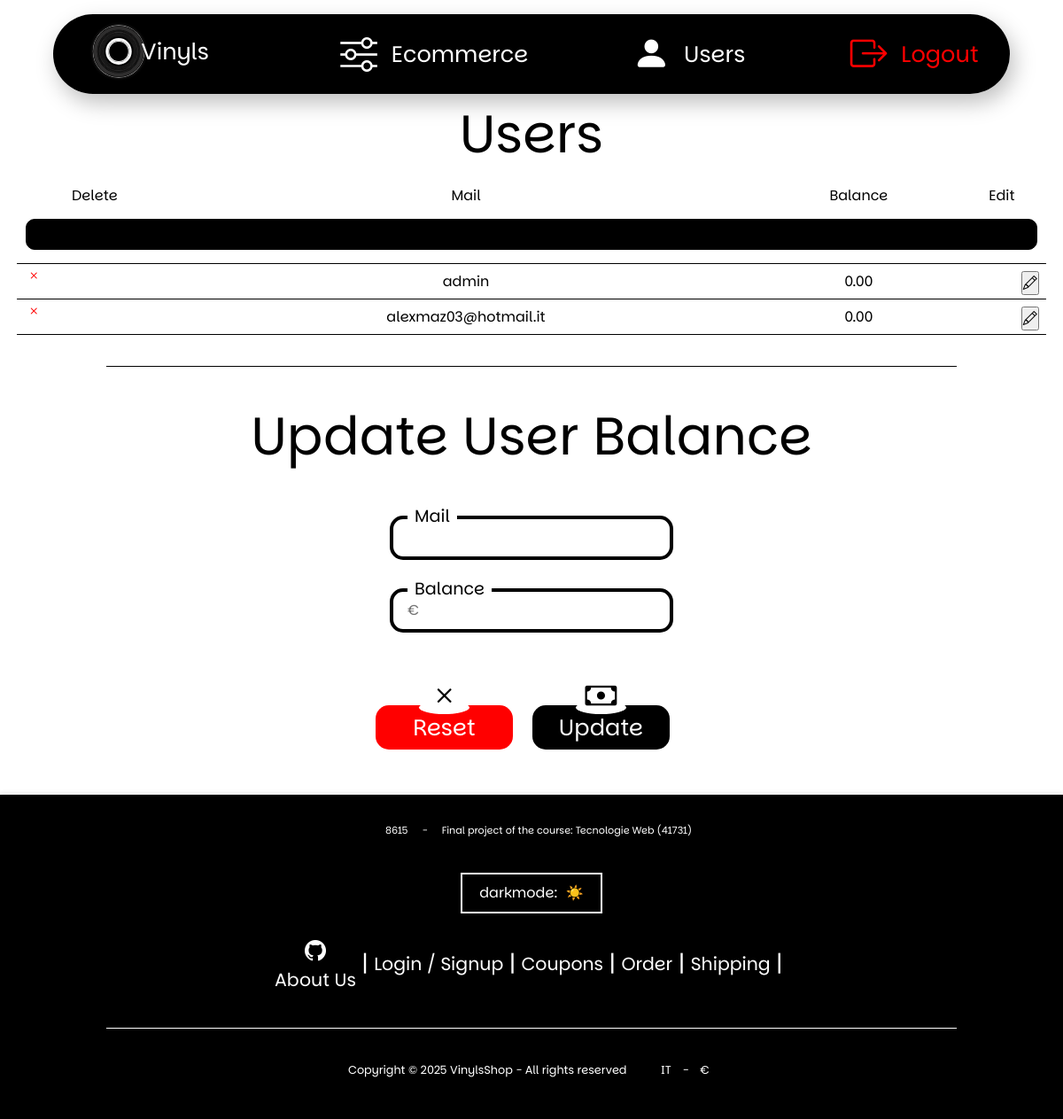
Screenshot of /dashboard/users (signed in) with the database file from the repository.
### tables this page shows
CREATE TABLE IF NOT EXISTS `users` (
    `id_user` INT NOT NULL AUTO_INCREMENT,
    `mail` VARCHAR(45) NOT NULL,
    `password` VARCHAR(255) NOT NULL,
    `balance` DECIMAL(10,2) NOT NULL DEFAULT 0,
    `su` TINYINT(1) NOT NULL DEFAULT 0,
    `notifications` TINYINT(1) NOT NULL DEFAULT 1,
    PRIMARY KEY (`id_user`), UNIQUE INDEX `mail_UNIQUE` (`mail` ASC)
);

### src/core/Controller.php (called while the page is built, shortened)
<?php
class Controller {
    protected function render($page, $head = [], $data = []) {
        include UTILITY . 'Render.php';
    }
}
?>

### src/controllers/HomeController.php (called while the page is built, shortened)
<?php
class HomeController extends Controller {
    private $user_model = null;
    public function __construct() {
        $this->user_model = new UserModel();
    }
    public function dashboardUsers() {
        $this->render('admin/users', ['title' => 'Manage Users'],
            ['users' => $this->user_model->getUsers()]);
    }
}
?>

### src/core/Router.php (called while the page is built, shortened)
<?php
class Router {
    protected $routes = [];
    private $request;
    private $response;
    public function __construct(Request $request, Response $response)
    {
        $this->request = $request;
        $this->response = $response;
    }
    private function addRoute($route, $callback, $method)
    {
        $this->routes[$method][$route] = $callback;
    }
    public function dispatch()
    {
        $method = $this->request->getMethod();
        $url = $this->request->getUrl();
        $callback = $this->routes[$method][$url] ?? false;
        $callback[0] = new $callback[0];
        call_user_func($callback, $this->request, $this->response);
    }
}
?>

### src/utility/Routing.php (called while the page is built, shortened)
<?php
    require_once CONTROLLERS . '/HomeController.php';
    $router = new Router(new Request(), new Response());
    $router->get('/', [HomeController::class, 'index']);
    $router->get('/search', [HomeController::class, 'search']);
    $router->post('/login', [HomeController::class, 'login']);
    $router->post('/register', [HomeController::class, 'register']);
    $router->get('/logout', [HomeController::class, 'logout']);
    $router->get('/cache', [HomeController::class, 'reset']);
    $router->get('/dashboard', [HomeController::class, 'dashboard']);
    $router->get('/dashboard/albums', [HomeController::class, 'dashboardAlbums']);
    $router->get('/dashboard/ecommerce', [HomeController::class, 'dashboardEcommerce']);
    $router->get('/dashboard/users', [HomeController::class, 'dashboardUsers']);
    $router->get('/vinyl', [VinylController::class, 'index']);
    $router->post('/vinyl', [VinylController::class, 'setVinyl']);
    $router->delete('/vinyl', [VinylController::class, 'deleteVinyl']);
    $router->get('/albums', [VinylController::class, 'getAlbums']);
    $router->get('/cart', [CartController::class, 'index']);
    $router->get('/cart/get', [CartController::class, 'get']);
    $router->post('/cart', [CartController::class, 'manage']);
    $router->get('/cart/sync', [CartController::class, 'sync']);
    $router->get('/checkout', [CartController::class, 'checkout']);
    $router->get('/checkout/total', [CartController::class, 'getTotal']);
    $router->post('/checkout', [CartController::class, 'pay']);
    $router->get('/user', [UserController::class, 'index']);
    $router->get('/user/get', [UserController::class, 'getUser']);
    $router->post('/user', [UserController::class, 'updateUser']);
    $router->delete('/user', [UserController::class, 'deleteUser']);
    $router->post('/user/defaults', [UserController::class, 'setUserDefaults']);
    $router->get('/user/addresses', [UserController::class, 'addresses']);
    $router->get('/user/address', [UserController::class, 'getAddress']);
    $router->delete('/user/address', [UserController::class, 'deleteAddress']);
    $router->post('/user/address', [UserController::class, 'setAddress']);
    $router->get('/user/cards', [UserController::class, 'cards']);
    $router->get('/user/card', [UserController::class, 'getCard']);
    $router->delete('/user/card', [UserController::class, 'deleteCard']);
    $router->post('/user/card', [UserController::class, 'setCard']);
    $router->get('/notifications', [UserController::class, 'notifications']);
    $router->get('/notifications/get', [UserController::class, 'getNotifications']);
    $router->post('/notification', [UserController::class, 'readNotification']);
    $router->delete('/notification', [UserController::class, 'deleteNotification']);
    $router->get('/users', [UserController::class, 'users']);
    $router->get('/order', [OrderController::class, 'index']);
    $router->get('/orders', [OrderController::class, 'getOrders']);
    $router->post('/shipping', [OrderController::class, 'setShipping']);
    $router->get('/coupons', [OrderController::class, 'getCoupons']);
    $router->post('/coupon', [OrderController::class, 'setCoupon']);
    $router->delete('/coupon', [OrderController::class, 'deleteCoupon']);
    $router->dispatch();
?>

### src/index.php (called while the page is built, shortened)
<?php
require_once CORE . 'Router.php';
require_once CORE . 'Controller.php';
require_once UTILITY . 'Database.php';
include UTILITY . 'Routing.php';
?>

### src/utility/Database.php (called while the page is built, shortened)
<?php
class Database {
    private $connection;
    private $handler;
    private static string $host= 'localhost';
    private static string $username= 'admin';
    private static string $password= 'admin';
    private static string $database= 'vinylsshop';
    private function __construct() {
        $this->handler = $this->setHandler(null);
        $this->connection = new mysqli(self::$host, self::$username, self::$password, self::$database);
    }
    private function setConfigEnv() {
        self::$host = $_ENV['DB_HOST'] ?? self::$host;
        self::$username = $_ENV['DB_USER'] ?? self::$username;
        self::$password = $_ENV['DB_PASSWORD'] ?? self::$password;
        self::$database = $_ENV['DB_NAME'] ?? self::$database;
    }
    public function setHandler($handler) {
        $this->handler = $handler;
    }
    private function executeQueryWithParams($query, $types, ...$params) {
        $finalQuery = '';
        $finalParams = [];
        $finalTypes = '';
        $splitQuery = explode('?', $query);
        for ($i = 0; $i < count($splitQuery); $i++) {
            $finalQuery .= $splitQuery[$i];
            if ($i < count($splitQuery) - 1) {
                $finalQuery .= '?';
                $finalTypes .= $types[$i];
                $finalParams[$i] = $params[$i] === '' ? null : $params[$i];
            }
        }
        try {
            $stmt = $this->connection->prepare($finalQuery);
            $stmt->bind_param($finalTypes, ...$finalParams);
            $stmt->execute();
        } catch (\Throwable $th) {
            if ($this->handler !== null) {
                echo 'Query: </br>';
                call_user_func($this->handler, $query, $types, ...$params);
                echo '</br>';
                echo 'Query Parsed: </br>';
                call_user_func($this->handler, $finalQuery, $finalTypes, ...$finalParams);
                echo '</br>';
                var_dump($th->getMessage());
            }
            return false;
        }
        return $stmt;
    }
    private function executeQuery($query) {
        try {
            $stmt = $this->connection->prepare($query);
            $stmt->execute();
        } catch (\Throwable $th) {
            if ($this->handler !== null) {
                echo 'Query: </br>';
                call_user_func($this->handler, $query);
                echo '</br>';
                var_dump($th->getMessage());
            }
            return false;
        }
        return $stmt;
    }
    public function executeResults($query, $types=null, ...$params) {
        $stmt = $types === null || empty($types) ? $this->executeQuery($query) : $this->executeQueryWithParams($query, $types, ...$params);
        $result = $stmt->get_result();
        return $result->fetch_all(MYSQLI_ASSOC) ?? [];
    }
}
?>

### src/models/UserModel.php (called while the page is built, shortened)
<?php
final class UserModel {
    public function getUsers() {
        return Database::getInstance()->executeResults(
            "SELECT id_user, mail, balance, notifications  FROM `vinylsshop`.`users`"
        );
    }
}

### src/views/pages/admin/users.php (the view)
<section>
    <h2>Users</h2>
    <table summary="List of users with actions for deleting, editing, and viewing details">
        <thead>
            <tr>
                <th scope="col">Delete</th>
                <th scope="col">Mail</th>
                <th scope="col">Balance</th>
                <th scope="col">Edit</th>
            </tr>
        </thead>
        <tbody>
            <tr>
                <td colspan="4">
                    <button class="add" id="add" aria-label="Add a new user">
                        <span aria-hidden="true"><i class="bi bi-plus"></i></span>
                    </button>
                </td>
            </tr>
            <?php foreach($data["users"] as $user): ?>
            <tr>
                <td>
                    <button class="delete" onclick="deleteUser(<?php echo $user['id_user']; ?>)" aria-label="Delete user">
                        <span aria-hidden="true"><i class="bi bi-x"></i></span>
                    </button>
                </td>
                <td><?php echo $user['mail']; ?></td>
                <td><?php echo $user['balance']; ?></td>
                <td>
                    <button class="edit" aria-label="Edit user details">
                        <span aria-hidden="true">
                            <i class="bi bi-pencil"></i>
                        </span>
                    </button>
                </td>
            </tr>
            <?php endforeach; ?>
        </tbody>
    </table>
</section>
<div class="div"></div>
<form action="/user/edit">
    <h2>Update User Balance</h2>
    <ul>
        <li>
            <label for="mail">Mail</label>
            <input type="email" id="input-user_mail" name="mail" autocomplete="email" required />
        </li>
        <li>
            <label for="input-user_balance">Balance</label>
            <input type="number" name="user_balance" id="input-user_balance" placeholder="€" aria-required="true" />
        </li>
        <li id="li-form_reset" class="split">
            <div class="button">
                <i class="bi bi-x"></i>
                <button class="close" type="button" id="btn-user_reset" aria-label="Reset Form">Reset</button>
            </div>
        </li>
        <li class="split">
            <div class="button">
                <i class="bi bi-cash"></i>
                <button type="button" id="btn-user_submit" aria-label="Update Balance">Update</button>
            </div>
        </li>
    </ul>
</form>

### rows the page displays
users: mail "admin", balance "0.00"
users: mail "alexmaz03@hotmail.it", balance "0.00"
